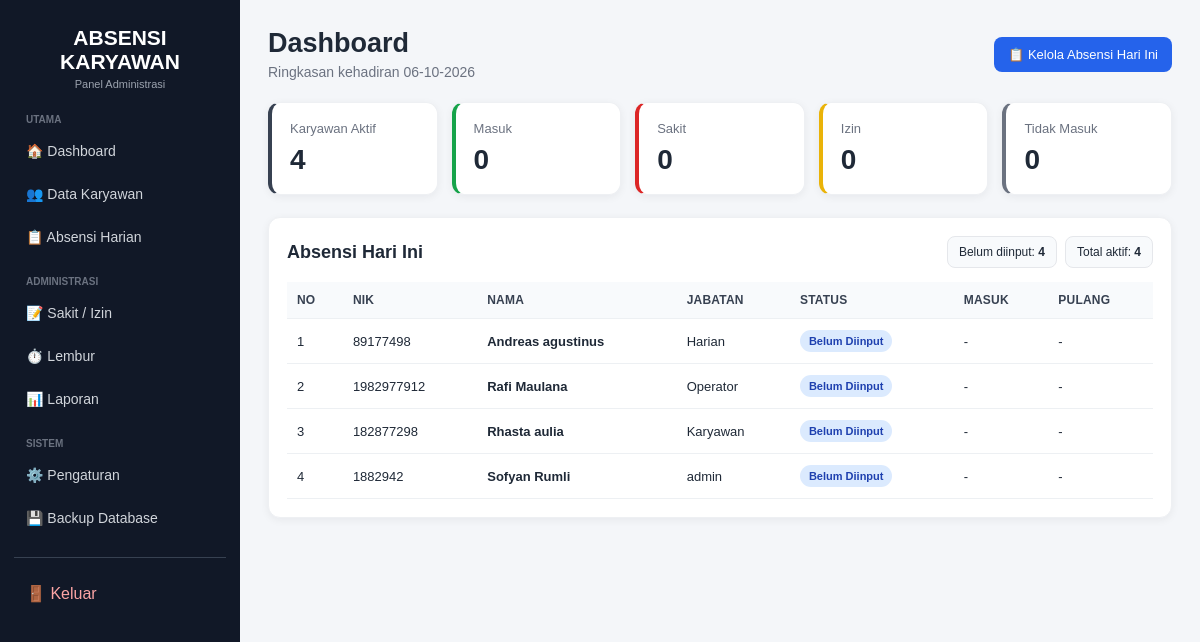
Screenshot of /dashboard (signed in) with the database file from the repository.
### app.py (models this page shows)
class Karyawan(db.Model):
    id = db.Column(db.Integer, primary_key=True)
    nik = db.Column(db.String(20), unique=True, nullable=False)
    nama = db.Column(db.String(100), nullable=False)
    jabatan = db.Column(db.String(100), nullable=False)
    departemen = db.Column(db.String(100))
    status_aktif = db.Column(db.Boolean, default=True)
    absensi = db.relationship("Absensi", backref="karyawan", lazy=True)
    pengajuan = db.relationship("Pengajuan", backref="karyawan", lazy=True)

### app.py (the view)
@app.route("/dashboard")
@login_required
def dashboard():
    hari_ini = date.today()
    data = get_absensi_harian(hari_ini)
    rekap = hitung_rekap(data)
    return render_template(
        "dashboard.html",
        hari_ini=hari_ini,
        total_karyawan=len(data),
        total_masuk=rekap["Masuk"],
        total_sakit=rekap["Sakit"],
        total_izin=rekap["Izin"],
        total_tidak_masuk=rekap["Tidak Masuk"],
        total_belum=rekap["Belum Diinput"],
        absensi_hari_ini=data,
    )

### app.py (called while the page is built)
@login_manager.user_loader
def load_user(user_id):
    try:
        return db.session.get(Admin, int(user_id))
    except (TypeError, ValueError):
        return None

def get_absensi_harian(tanggal, hanya_aktif=True):
    query = Karyawan.query
    if hanya_aktif:
        query = query.filter_by(status_aktif=True)
    karyawan_list = query.order_by(Karyawan.nama.asc()).all()
    data_map = {
        item.karyawan_id: item
        for item in Absensi.query.filter_by(tanggal=tanggal).all()
    }
    hasil = []
    for karyawan in karyawan_list:
        data = data_map.get(karyawan.id)
        hasil.append({
            "karyawan": karyawan,
            "absensi": data,
            "status": data.status if data else "Belum Diinput",
            "jam_masuk": data.jam_masuk if data else None,
            "jam_pulang": data.jam_pulang if data else None,
            "keterangan": data.keterangan if data else "Belum ada data absensi",
        })
    return hasil

def hitung_rekap(data):
    return {
        "Masuk": sum(1 for item in data if item["status"] == "Masuk"),
        "Sakit": sum(1 for item in data if item["status"] == "Sakit"),
        "Izin": sum(1 for item in data if item["status"] == "Izin"),
        "Tidak Masuk": sum(1 for item in data if item["status"] == "Tidak Masuk"),
        "Belum Diinput": sum(1 for item in data if item["status"] == "Belum Diinput"),
    }

@app.context_processor
def utility_processor():
    return {"hari_nama": HARI, "format_tanggal": format_tanggal, "date": date, "timedelta": timedelta}

### templates/dashboard.html
{% extends 'base.html' %}{% block title %}Dashboard - Absensi{% endblock %}
{% block content %}
<div class="topbar"><div><h1>Dashboard</h1><div class="muted">Ringkasan kehadiran {{ hari_ini.strftime('%d-%m-%Y') }}</div></div><div class="actions"><a class="btn" href="{{ url_for('absensi', tanggal=hari_ini.isoformat()) }}">📋 Kelola Absensi Hari Ini</a></div></div>
<div class="card-grid">
<div class="card total"><div class="label">Karyawan Aktif</div><div class="number">{{ total_karyawan }}</div></div>
<div class="card masuk"><div class="label">Masuk</div><div class="number">{{ total_masuk }}</div></div>
<div class="card sakit"><div class="label">Sakit</div><div class="number">{{ total_sakit }}</div></div>
<div class="card izin"><div class="label">Izin</div><div class="number">{{ total_izin }}</div></div>
<div class="card tidak"><div class="label">Tidak Masuk</div><div class="number">{{ total_tidak_masuk }}</div></div>
</div>
<div class="panel"><div class="panel-head"><h2>Absensi Hari Ini</h2><div class="stat-row"><div class="stat">Belum diinput: <b>{{ total_belum }}</b></div><div class="stat">Total aktif: <b>{{ total_karyawan }}</b></div></div></div>
<div class="table-wrap"><table><thead><tr><th>No</th><th>NIK</th><th>Nama</th><th>Jabatan</th><th>Status</th><th>Masuk</th><th>Pulang</th></tr></thead><tbody>
{% for item in absensi_hari_ini %}<tr><td>{{ loop.index }}</td><td>{{ item.karyawan.nik }}</td><td><b>{{ item.karyawan.nama }}</b></td><td>{{ item.karyawan.jabatan }}</td><td><span class="badge {% if item.status=='Masuk' %}masuk{% elif item.status=='Sakit' %}sakit{% elif item.status=='Izin' %}izin{% elif item.status=='Tidak Masuk' %}tidak{% else %}belum{% endif %}">{{ item.status }}</span></td><td>{{ item.jam_masuk.strftime('%H:%M') if item.jam_masuk else '-' }}</td><td>{{ item.jam_pulang.strftime('%H:%M') if item.jam_pulang else '-' }}</td></tr>{% else %}<tr><td colspan="7" class="empty">Belum ada karyawan aktif.</td></tr>{% endfor %}
</tbody></table></div></div>
{% endblock %}

### templates/base.html (style rules this page uses)
* { box-sizing:border-box }
body { margin:0;font-family:Arial,Helvetica,sans-serif;background:#f4f6f9;color:#1f2937 }
.topbar { display:flex;justify-content:space-between;align-items:center;gap:15px;margin-bottom:22px }
.topbar h1 { font-size:27px;margin:0 0 5px }
.muted { color:#6b7280;font-size:14px }
.actions { display:flex;gap:8px;flex-wrap:wrap;align-items:center }
.btn { display:inline-flex;align-items:center;justify-content:center;gap:6px;border:0;border-radius:8px;padding:10px 14px;background:#2563eb;color:#fff;text-decoration:none;cursor:pointer;font-size:13px }
.card-grid { display:grid;grid-template-columns:repeat(5,minmax(0,1fr));gap:14px;margin-bottom:22px }
.card { background:#fff;border-radius:12px;padding:18px;box-shadow:0 2px 9px rgba(15,23,42,.06);border:1px solid #eef0f3 }
.card .label { font-size:13px;color:#6b7280;margin-bottom:8px }
.card .number { font-size:28px;font-weight:800 }
.card.total { border-left:4px solid #374151 }
.card.masuk { border-left:4px solid #16a34a }
.card.sakit { border-left:4px solid #dc2626 }
.card.izin { border-left:4px solid #eab308 }
.card.tidak { border-left:4px solid #6b7280 }
.panel { background:#fff;border:1px solid #eef0f3;border-radius:12px;padding:18px;box-shadow:0 2px 9px rgba(15,23,42,.06);margin-bottom:18px }
.panel-head { display:flex;justify-content:space-between;align-items:center;gap:12px;flex-wrap:wrap;margin-bottom:14px }
.panel-head h2 { margin:0;font-size:18px }
.table-wrap { overflow-x:auto }
table { width:100%;border-collapse:collapse }
th,td { padding:11px 10px;border-bottom:1px solid #edf0f3;text-align:left;vertical-align:middle;font-size:13px }
th { background:#f8fafc;color:#374151;font-size:12px;text-transform:uppercase;letter-spacing:.2px }
.badge { display:inline-block;padding:5px 9px;border-radius:999px;font-size:11px;font-weight:700;white-space:nowrap }
.badge.belum { background:#dbeafe;color:#1e40af }
.stat-row { display:flex;gap:8px;flex-wrap:wrap }
.stat { padding:8px 11px;background:#f8fafc;border:1px solid #e5e7eb;border-radius:8px;font-size:12px }

### rows the page displays
Karyawan: karyawan.nik "89177498", karyawan.nama "Andreas agustinus", karyawan.jabatan "Harian"
Karyawan: karyawan.nik "1982977912", karyawan.nama "Rafi Maulana", karyawan.jabatan "Operator"
Karyawan: karyawan.nik "182877298", karyawan.nama "Rhasta aulia", karyawan.jabatan "Karyawan"
Karyawan: karyawan.nik "1882942", karyawan.nama "Sofyan Rumli", karyawan.jabatan "admin"

### other values shown
{{ total_karyawan }} "4"
{{ total_masuk }} "0"
{{ total_sakit }} "0"
{{ total_izin }} "0"
{{ total_tidak_masuk }} "0"
{{ total_belum }} "4"
{{ item.status }} "Belum Diinput" "Belum Diinput" "Belum Diinput" "Belum Diinput"
{{ item.jam_masuk.strftime('%H:%M') if item.jam_masuk else '-' }} "-" "-" "-" "-"
{{ item.jam_pulang.strftime('%H:%M') if item.jam_pulang else '-' }} "-" "-" "-" "-"
